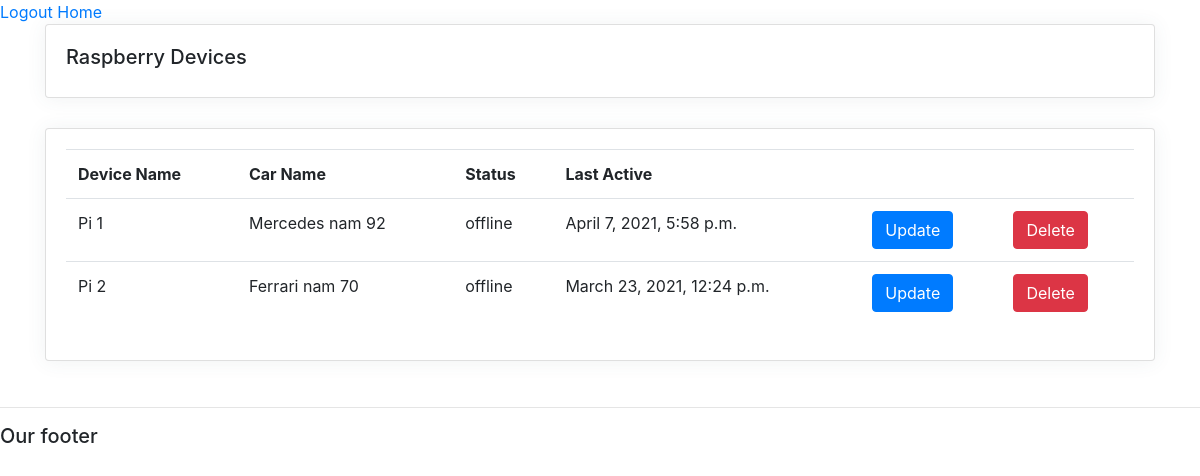
Before: /rasps/ with the older database file.
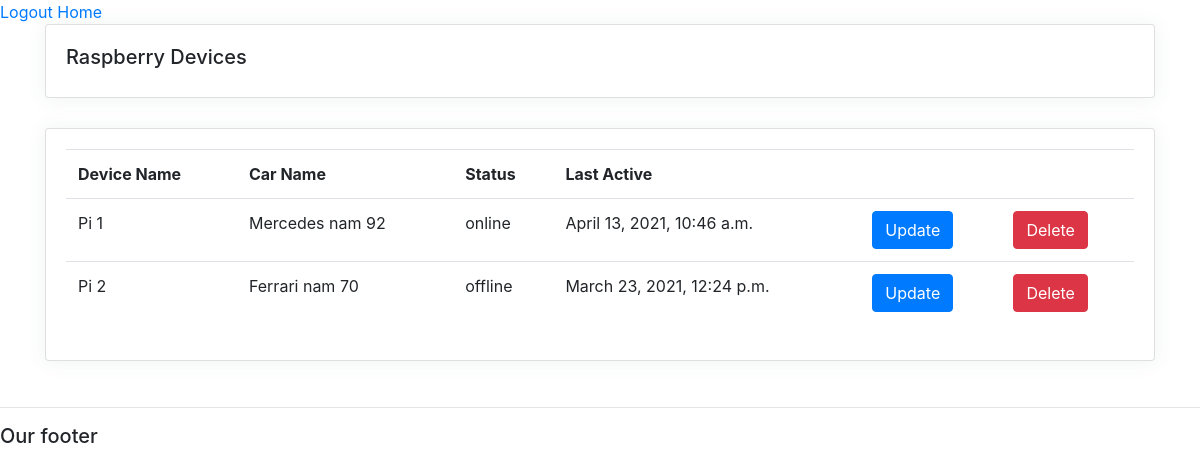
After: the same page with the newer database file.
### accounts/models.py (models this page shows, shortened)
class RaspDevice(models.Model):
    STATUS = (
        ("online", "online"),
        ("offline", "offline"),
    )
    name = models.CharField(max_length=50)
    car = models.OneToOneField(Car, null=True, on_delete=models.SET_NULL)
    status = models.CharField(max_length=50, null=True, blank=True, choices=STATUS)
    lastActive = models.DateTimeField(null=True, blank=True)
    date_created = models.DateTimeField(auto_now_add=True)

class Car(models.Model):
    name = models.CharField(max_length=50)
    driver = models.ForeignKey(Driver, null=True, on_delete=models.CASCADE)
    licensePlate = models.CharField(max_length=10, null=True)
    boughtDate = models.DateTimeField(auto_now_add=True, null=True)

### accounts/views.py (the view)
# urls.py: path("rasps/", views.raspsPage, name="rasps"),
def raspsPage(request):
    rasps = RaspDevice.objects.all()
    context = {"rasps": rasps}
    return render(request, "accounts/rasps.html", context)

### accounts/templates/accounts/rasps.html (shortened to what this page needs)
{% extends 'accounts/main.html' %}
{% load static %}
{% block content %}
<div class='container'>
    <div class="row">
        <div class="col-md">
            <div class="card card-body">
                <h5>Raspberry Devices</h5>
            </div>
            <div class="card card-body">
                <table class="table">
                    <tr>
                        <th>Device Name</th>
                        <th>Car Name</th>
                        <th>Status</th>
                        <th>Last Active</th>
                        <th></th>
                        <th></th>
                    </tr>
                    {% for rasp in rasps %}
                    <tr>
                        <td>{{ rasp.name }}</td>
                        <td>{{ rasp.car.name }}</td>
                        <td>{{ rasp.status }}</td>
                        <td>{{ rasp.lastActive }}</td>
                        <td><a href="{% url 'raspUpdate' rasp.id %}" class="btn btn-primary">Update</a></td>
                        <td><a href="{% url 'raspDelete' rasp.id %}" class="btn btn-danger">Delete</a></td>
                    </tr>
                    {% endfor %}
                </table>
            </div>
        </div>
    </div>
</div>
{% endblock %}

Changed rows visible on the page:
changed RaspDevice "Pi 1": status "offline" → "online"; lastActive "April 7, 2021, 5:58 p.m." → "April 13, 2021, 10:46 a.m."
